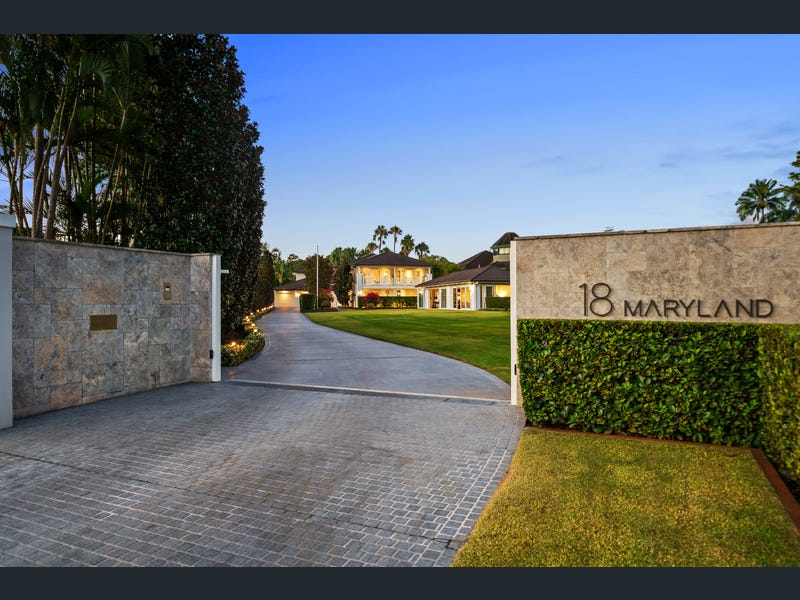
#> input picture projects/lambo-huracan/maryland/plate_raw.jpg, 800 x 600 px, given in place of Kollosche-3840-x-2160.png, which was not available
$ python assemble.py ../../lambo-huracan/maryland/plate_raw.jpg ../../woomala-st-9x16/realism-test-04.jpg ../../woomala-st-9x16/realism-test-04.jpg ../../woomala-st-9x16/realism-test-04.jpg
#> lines starting #> are read from the running program, lines starting #| are printed output that depends on the picture
"""Full-length (1522-frame, 63.48 s) ProRes 4444 alpha overlays for Hunter's
FCP timeline, all starting at 00:00 over Main.mp4, plus a preview comp.

Layers: opener wordmark, address super (separate, hard cut), lot outline, K pin
(view wide), sky gulls, Taylor Kleinberg + Thibault Parolini outro. Timeline frame numbers are Main.mp4 frames.

Usage: ~/.venvs/typeset/bin/python -I scripts/assemble.py <job_dir> <Main.mp4> <deliver_dir> [sfx_mix.mp4]
"""
import subprocess
import sys
from pathlib import Path

import numpy as np
import uharfbuzz as hb
from PIL import Image, ImageDraw, ImageFont

job, src, dst = Path(sys.argv[1]).resolve(), sys.argv[2], Path(sys.argv[3])
root = job.parents[1]
W, H, N, FPS = 1920, 1080, 1522, "24000/1001"
FONT = str(Path.home() / "Library/Fonts/SöhneBreit-Kräftig.otf")


def ss(t):
    t = min(max(t, 0.0), 1.0)
    return t * t * (3 - 2 * t)


# [12 lines left out: functions with_alpha, seq, not called in this run]


# --- opener -------------------------------------------------------------------
wordmark = Image.open(root / "raw/kollosche/brand-logos/Kollosche-3840-x-2160.png").convert("RGBA").resize((W, H), Image.LANCZOS)
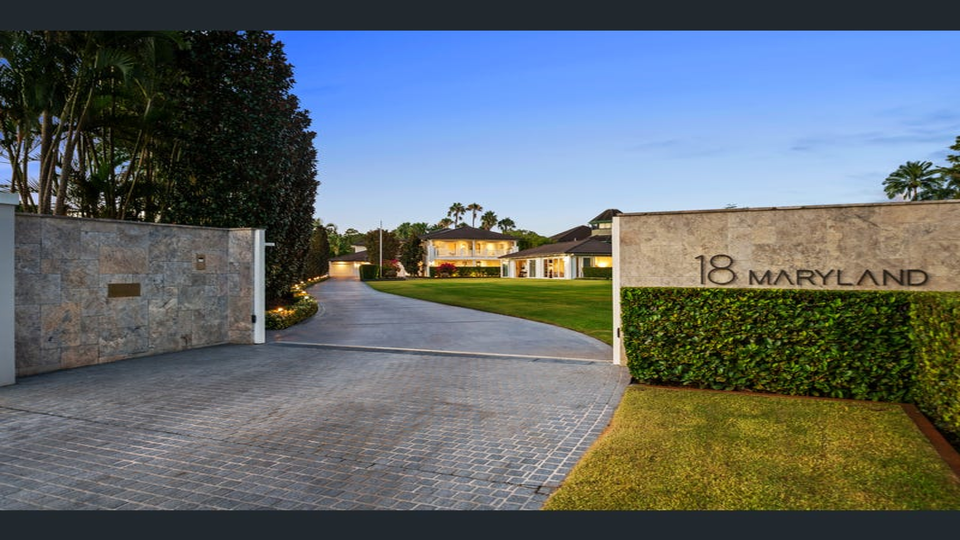
#> wordmark: PIL image 1920x1080 RGBA (shown at 1/2 size); mean R, G, B, A 96.5, 105, 108.4, 255
#> (the run stopped early here; a loop or call above may not have finished)

$ run again, on projects/woomala-st-9x16/realism-test-04.jpg
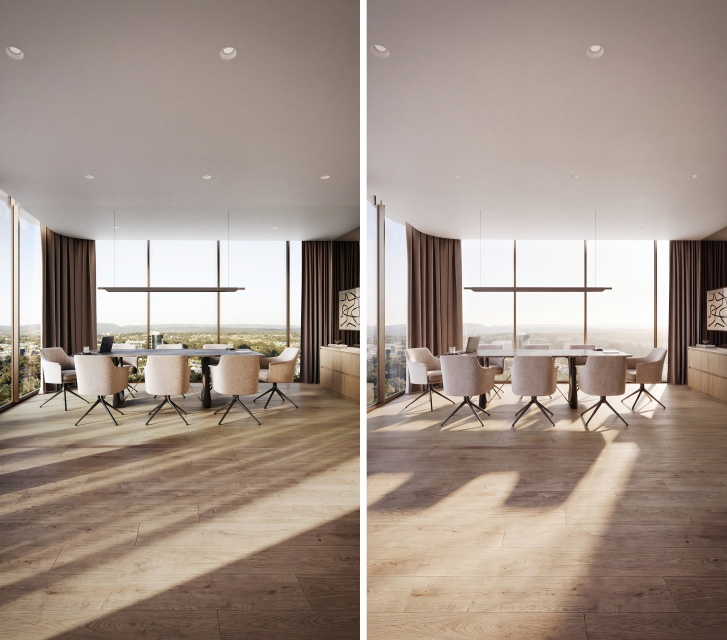
#> input picture projects/woomala-st-9x16/realism-test-04.jpg, 2180 x 1920 px, given in place of Kollosche-3840-x-2160.png, which was not available (shown at 1/3 size)
#> `wordmark = Image.open(root / "raw/kollosche/brand-logos/Kollosche-3840..`:
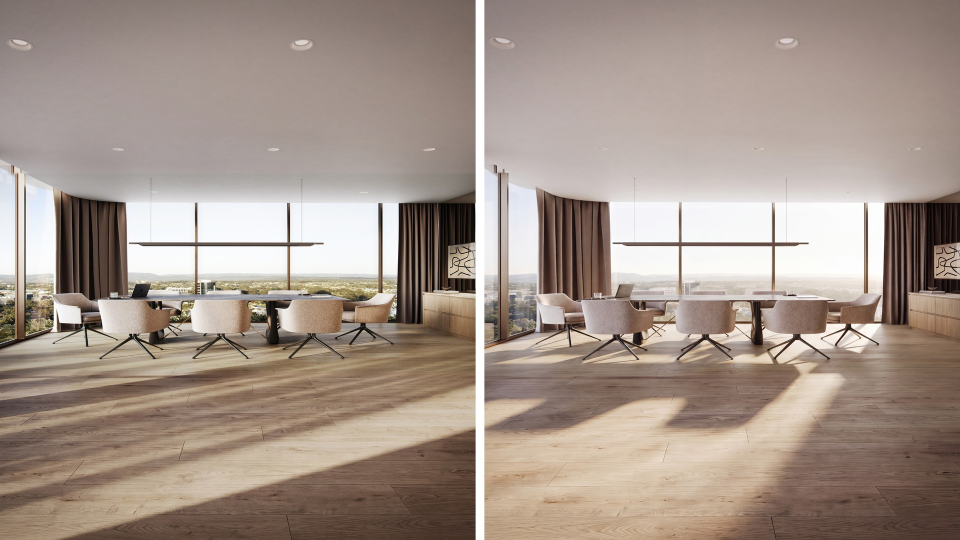
#> wordmark: PIL image 1920x1080 RGBA (shown at 1/2 size); mean R, G, B, A 164, 148.7, 138.4, 255
